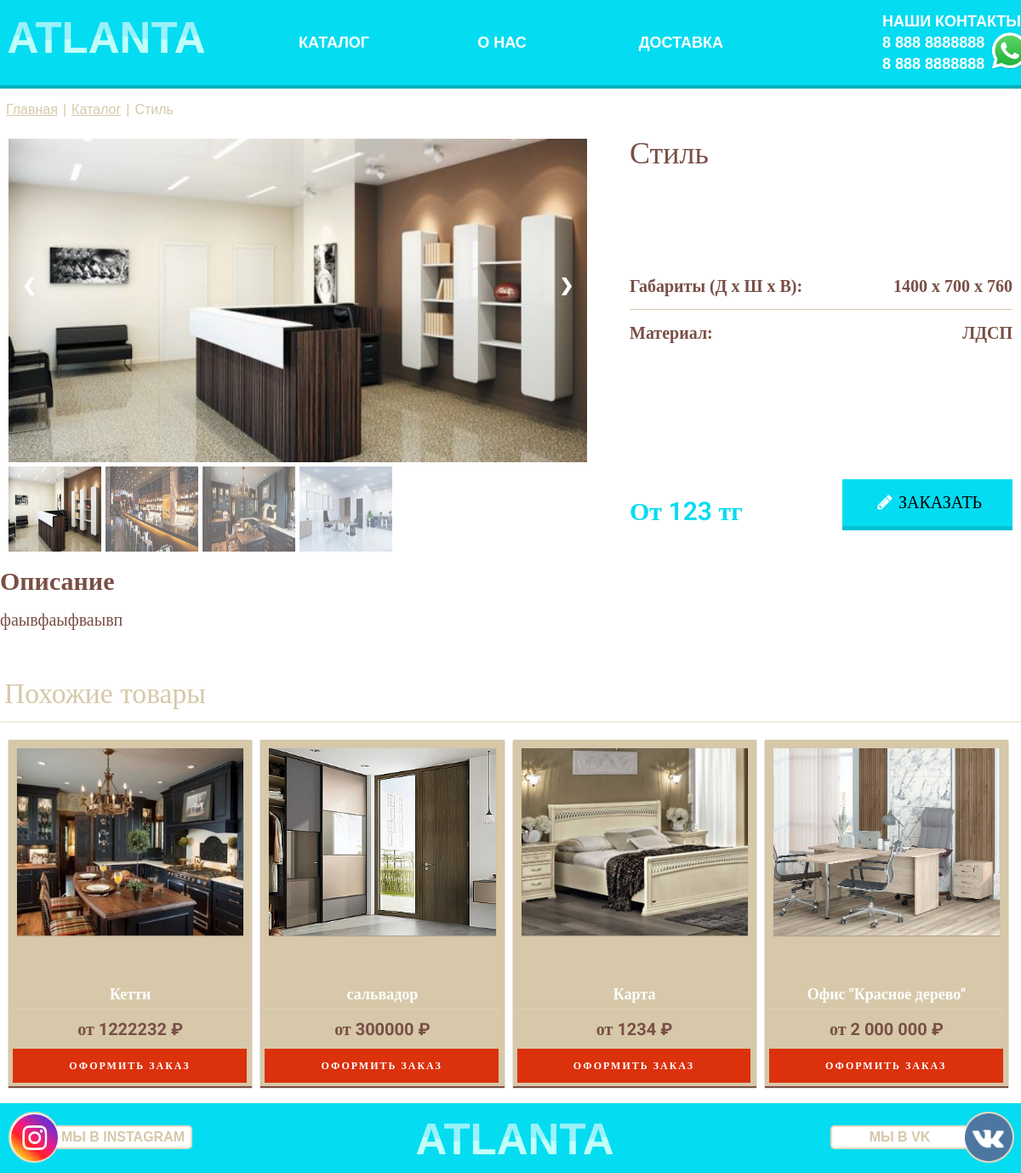
Page /category/ofisnaya-mebel/stil/ on the committed database.
### order/models.py (models this page shows, shortened)
class OrderNew(models.Model):
    order_main_img = models.ImageField(upload_to='car_img_order/%Y/%m/%d/', verbose_name='Главная картинка')
    order_main_img_mini = models.ImageField(upload_to='car_img_order/%Y/%m/%d/', verbose_name='Картинка брэнда',
                                            null=True, blank=True)
    slug = models.SlugField(max_length=200, unique=True, db_index=True, verbose_name='URL')
    order_main_title = models.CharField(max_length=250, verbose_name='Название товара')
    order_dop_title1 = models.CharField(max_length=400, verbose_name='Доп-характеристика№1', blank=True)
    order_dop_title2 = models.CharField(max_length=400, verbose_name='Значение доп-характеристики№1', blank=True)
    order_dop_title3 = models.CharField(max_length=400, verbose_name='Доп-характеристика2', blank=True)
    order_dop_title4 = models.CharField(max_length=400, verbose_name='Значение доп-характеристики№2', blank=True)
    order_dop_title5 = models.CharField(max_length=400, verbose_name='Доп-характеристика3', blank=True)
    order_dop_title6 = models.CharField(max_length=400, verbose_name='Значение доп-характеристики№3', blank=True)
    order_img_2 = models.ImageField(upload_to='car_img_order/%Y/%m/%d/', verbose_name='Вторая картинка',
                                    null=True, blank=True)
    order_img_3 = models.ImageField(upload_to='car_img_order/%Y/%m/%d/', verbose_name='Третья картинка',
                                    null=True, blank=True)
    order_img_4 = models.ImageField(upload_to='car_img_order/%Y/%m/%d/', verbose_name='Четвёртая картинка',
                                    null=True, blank=True)
    order_img_5 = models.ImageField(upload_to='car_img_order/%Y/%m/%d/', verbose_name='Пятая картинка',
                                    null=True, blank=True)
    order_img_6 = models.ImageField(upload_to='car_img_order/%Y/%m/%d/', verbose_name='Шестая картинка',
                                    null=True, blank=True
                                    )
    cat = models.ForeignKey('NewCategoryOrder', on_delete=models.PROTECT, verbose_name='Категория')
    order_price = models.CharField(max_length=50, verbose_name='Цена товара')
    order_text = models.TextField(verbose_name='Описание')
    order_maim_date_add = models.DateTimeField(auto_now_add=True, verbose_name='Время создания')
    order_maim_date = models.DateTimeField(auto_now=True, verbose_name='Время изменения')
    order_is_published = models.BooleanField(default=True, verbose_name='Статус Опубликован/Не опубликован')
    def get_absolute_url(self):
        return reverse('category', kwargs={'post_slug': self.slug, 'cat_slug': self.cat.slug})
    class Meta:
        verbose_name = "карточку товара"
        verbose_name_plural = "карточки товара"
        ordering = ['-order_maim_date_add']

### WWT/views.py (the view)
# urls.py: path('category/<slug:cat_slug>/<slug:post_slug>/', ShowPost.as_view(), name='category'),
class ShowPost(ListView):
    model = OrderNew
    template_name = 'WWT/order.html'
    context_object_name = 'posts'
    slug_url_kwarg = 'post_slug'
    def get_context_data(self, *, object_list=None, **kwargs):
        context = super().get_context_data(**kwargs)
        context['form_product'] = form_product
        return context
    def get_queryset(self):
        return OrderNew.objects.filter(cat__slug=self.kwargs['cat_slug'],
                                       order_is_published=True).select_related(
            'cat')

### templates/WWT/order.html (shortened to what this page needs)
{% extends 'base.html' %}
{% block content %}
{% load static %}
{% load blog_tags %}
<div class="container">
    <div class="container_flex">
        <div class="url">
            <a class="url_after" href="{% url 'home_page' %}">Главная</a>
            <div class="url_after">|</div>
            {% for post in posts %}
            {% if post.get_absolute_url == request.path %}
            <a class="url_after" href="/catalog/"> Каталог</a>
            <div class="url_after">|</div>
            <div class="url_after"> {{ post.order_main_title|title }}</div>
            {% endif %}
            {% endfor %}
        </div>
        {% for post in posts %}
        {% if post.get_absolute_url == request.path %}
        <div class="container_flex_1">
            <div class="cont_slid">
                <div class="container4">
                    <div class="mySlides">
                        <div class="numbertext"></div>
                        <a data-fancybox="gallery" href="{{post.order_main_img.url}}">
                            <img src="{{post.order_main_img.url}}" style="width:100%">
                        </a>
                    </div>
                    <a class="prev" onclick="plusSlides(-1)">&#10094;</a>
                    <a class="next" onclick="plusSlides(1)">&#10095;</a>
                    <div class="row">
                        <div class="flex flex-wrap gap-5 justify-center max-w-5xl mx-auto px-6">
                            <div class="column1">
                                <img class="demo cursor" src="{{post.order_main_img.url}}"
                                     style="width:100%" onclick="currentSlide(1)" alt="The Woods">
                            </div>
                            {% if post.order_img_2 %}
                            <div class="column">
                                <img class="demo cursor" src="{{post.order_img_2.url}}"
                                     style="width:100%" onclick="currentSlide(2)" alt="Cinque Terre">
                            </div>
                            {% endif %}
                            {% if post.order_img_3 %}
                            <div class="column">
                                <img class="demo cursor" src="{{post.order_img_3.url}}"
                                     style="width:100%" onclick="currentSlide(3)" alt="Mountains and fjords">
                            </div>
                            {% endif %}
                            {% if post.order_img_4%}
                            <div class="column">
                                <img class="demo cursor" src="{{post.order_img_4.url}}"
                                     style="width:100%" onclick="currentSlide(4)" alt="Northern Lights">
                            </div>
                            {% endif %}
                        </div>
                    </div>
                </div>
            </div>
            <div class="order_right">
                <div class="ord_after">
                    <div class="orf_tit">
                        {{ post.order_main_title }}
                    </div>
                </div>
                <div class="ord_after1">
                    <div class="har_title">
                        {% if post.order_dop_title1 and post.order_dop_title2 %}
                        <div class="har">
                            <div class="har_flex">{{post.order_dop_title1}}</div>
                            <div class="har_flex">{{post.order_dop_title2}}</div>
                        </div>
                        {% else %}
                        <div class="har_null"></div>
                        {% endif %}
                        {% if post.order_dop_title3 and post.order_dop_title4%}
                        <div class="hr_ord"></div>
                        {% else %}
                        <div class="hr_ord_null"></div>
                        {% endif %}
                        {% if post.order_dop_title3 and post.order_dop_title4 %}
                        <div class="har2">
                            <div class="har_flex">{{post.order_dop_title3}}</div>
                            <div class="har_flex">{{post.order_dop_title4}}</div>
                        </div>
                        {% else %}
                        <div class="har2_null"></div>
                        {% endif %}
                        <div class="har_price">От {{post.order_price}} тг</div>
                        <div class="har_but">{% include 'WWT/form2.html' %}</div>
                    </div>
                </div>
            </div>
        </div>
        <div class="ord_text">
            <p id="t-ord">Описание</p>
            <p>{{ post.order_text }}</p>
        </div>
        {% endif %}
        {% endfor %}
        {% if posts|length == 1 %}
        {% else %}
        <div class="more_product">Похожие товары</div>
        <div class="form_hr"></div>
        {% endif %}
        {% if posts|length == 1 %}
        <div class="products__items_after">
        {% else %}
        <div class="products__items">
            {% endif %}
            {% for post2 in posts %}
            {% if post2.get_absolute_url != request.path %}
            {% if post2.get_absolute_url == request.path %}
            {% else %}
            <div class="products__item">
                <a href="{{ post2.get_absolute_url }}" class="product_item_a">
                    <div class="products__image">
                        <img src="{{ post2.order_main_img.url }}" alt="">
                    </div>
                    <div class="products__name">{{ post2.order_main_title }}</div>
                    <hr class="hr_price">
                    <div class="price_order">от {{ post2.order_price }} ₽</div>
                    <div class="products__button">ОФОРМИТЬ ЗАКАЗ</div>
                </a>
            </div>
            {% endif %}
            {% endif %}
            {% endfor %}
        </div>
    </div>
</div>
{% endblock %}

### templates/WWT/form2.html (shortened to what this page needs)
<button class="compose"><i class="fa fa-pencil">
    <div class="after_order">ЗАКАЗАТЬ</div>
</i></button>
<link rel="stylesheet" href="https://maxcdn.bootstrapcdn.com/font-awesome/4.7.0/css/font-awesome.min.css">

### rows in the picture
OrderNew: order_main_title "Стиль", order_main_img (picture), order_img_2 (picture), order_img_3 (picture), order_img_4 (picture), order_dop_title1 "Габариты (Д х Ш х В):", order_dop_title2 "1400 х 700 х 760", order_dop_title3 "Материал:", order_dop_title4 "ЛДСП", order_price "123", order_text "фаывфаыфваывп"
OrderNew: order_main_img (picture), order_main_title "Кетти", order_price "1222232"
OrderNew: order_main_img (picture), order_main_title "сальвадор", order_price "300000"
OrderNew: order_main_img (picture), order_main_title "Карта", order_price "1234"
OrderNew: order_main_img (picture), order_main_title "Офис \"Красное дерево\"", order_price "2 000 000"
